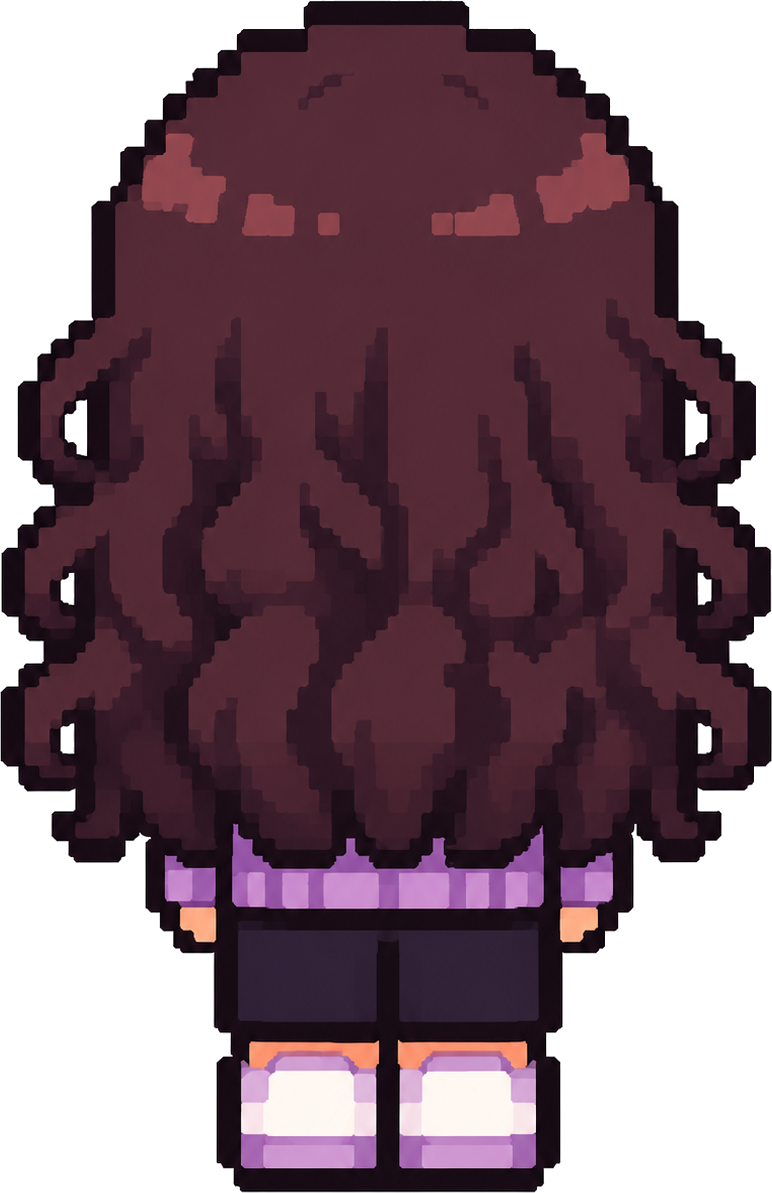
#> input picture assets/auriana/referencias/espalda_alta.png, 772 x 1193 px
$ python crear_espalda.py
#> lines starting #> are read from the running program, lines starting #| are printed output that depends on the picture; after the words box and inside, x2 and y2 are one past the last pixel; in counts of white or black regions, pixels touching at a corner belong together
#> in main, archivo is the input picture: PIL image 772x1193 RGBA; mean R, G, B, A 55.3, 31, 41, 182.6
"""Crea el sprite de Auriana de espaldas y su vista previa.

Requiere Pillow y la imagen referencias/espalda_alta.png.
Ejecutar: python assets/auriana/scripts/crear_espalda.py
"""

from pathlib import Path

from PIL import Image


TAMANO = 64
ALTURA_PERSONAJE = 60
ESCALA_PREVIA = 8


def crear_sprite(origen: Image.Image) -> Image.Image:
    """Reduce la referencia transparente sin suavizar los píxeles."""
    ancho = round(origen.width * ALTURA_PERSONAJE / origen.height)
#> ancho = 39
    espalda = origen.resize((ancho, ALTURA_PERSONAJE), Image.Resampling.NEAREST)
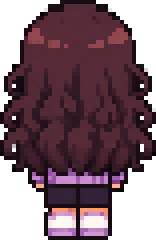
#> espalda: PIL image 39x60 RGBA (shown 4 times larger); mean R, G, B, A 55.8, 31.2, 41.1, 182.3; transparent parts drawn white

    # En el sprite final cada píxel es opaco o transparente, sin halos.
    alfa = espalda.getchannel("A").point(lambda valor: 255 if valor >= 128 else 0)
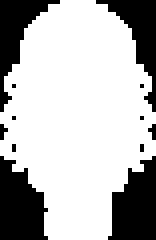
#> alfa: PIL image 39x60 L (shown 4 times larger); 71.5% white; 12 black regions (8 under 20 px), largest, box (x1, y1, x2, y2) and area: (0, 39, 12, 60) 184, (27, 39, 39, 60) 182, (0, 0, 15, 28) 142, (24, 0, 39, 28) 142
    espalda.putalpha(alfa)
    espalda_limpia = Image.new("RGBA", espalda.size, (0, 0, 0, 0))
#> espalda_limpia: PIL image 39x60 RGBA; every value is 0
    espalda_limpia.paste(espalda, (0, 0), alfa)

    imagen = Image.new("RGBA", (TAMANO, TAMANO), (0, 0, 0, 0))
#> imagen: PIL image 64x64 RGBA; every value is 0
    posicion = ((TAMANO - ancho) // 2, (TAMANO - ALTURA_PERSONAJE) // 2)
#> posicion = (12, 2)
    imagen.paste(espalda_limpia, posicion)
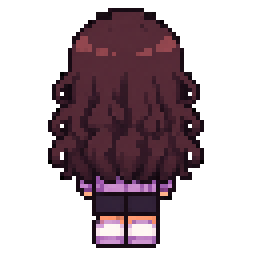
#> imagen: PIL image 64x64 RGBA (shown 4 times larger); mean R, G, B, A 31.8, 17.8, 23.5, 104.1; transparent parts drawn white
    return imagen


def main() -> None:
    carpeta = Path(__file__).resolve().parent.parent
    with Image.open(carpeta / "referencias" / "espalda_alta.png") as archivo:
        imagen = crear_sprite(archivo.convert("RGBA"))

    original = carpeta / "frames" / "reposo" / "espalda" / "frame_000.png"
    previa = carpeta / "vistas_previas" / "reposo" / "espalda" / "frame_000.png"
    original.parent.mkdir(parents=True, exist_ok=True)
    previa.parent.mkdir(parents=True, exist_ok=True)
    imagen.save(original, optimize=True)
    lado_previa = TAMANO * ESCALA_PREVIA
    imagen.resize(
        (lado_previa, lado_previa), Image.Resampling.NEAREST
    ).save(previa, optimize=True)
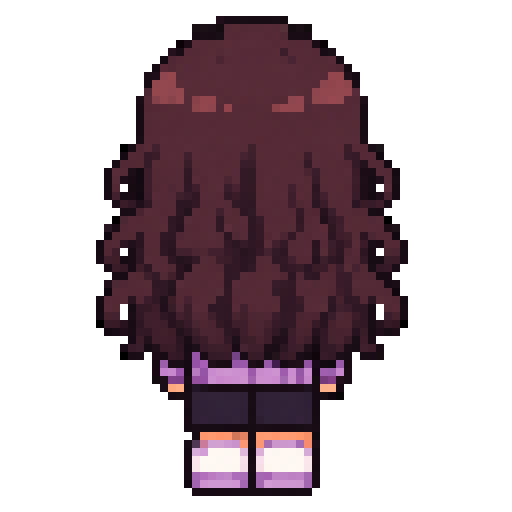
#> saved as frame_000.png: PIL image 512x512 RGBA; mean R, G, B, A 31.8, 17.8, 23.5, 104.1; transparent parts drawn white
    print(f"PNG 64 x 64: {original}")
    print(f"Vista previa {lado_previa} x {lado_previa}: {previa}")


if __name__ == "__main__":
    main()

$ run again, with assets/auriana/referencias/guia_correr_derecha.png copied over assets/auriana/referencias/espalda_alta.png
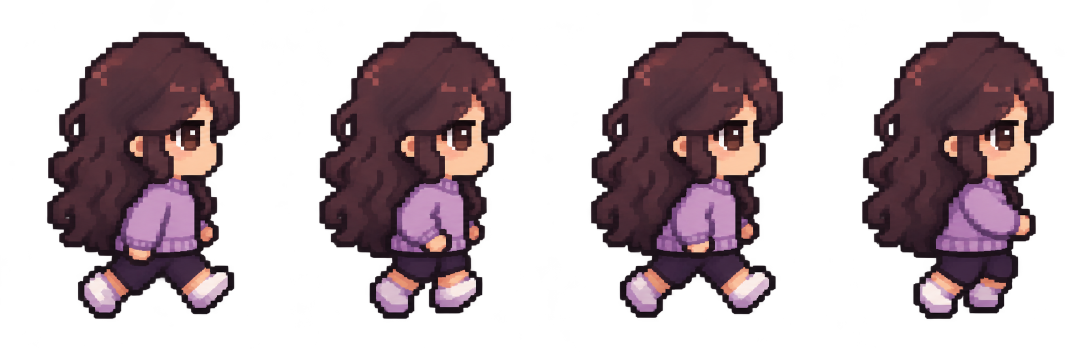
#> input picture assets/auriana/referencias/guia_correr_derecha.png, 2172 x 724 px (shown at 1/2 size)
#> in main, archivo is the input picture: PIL image 2172x724 RGBA; mean R, G, B, A 38.6, 25.4, 29.9, 100.2
#> in crear_sprite, `alfa = espalda.getchannel("A").point(lambda valor: 255 if valor >= 128..`:
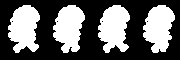
#> alfa: PIL image 180x60 L; 39.9% white; 4 white regions, box (x1, y1, x2, y2) and area: (8, 5, 40, 53) 1094, (98, 5, 130, 53) 1087, (53, 5, 85, 53) 1066, (143, 5, 175, 53) 1063
#> in main, `imagen.resize( (lado_previa, lado_previa), Image.Resampling.NEAREST )...`:
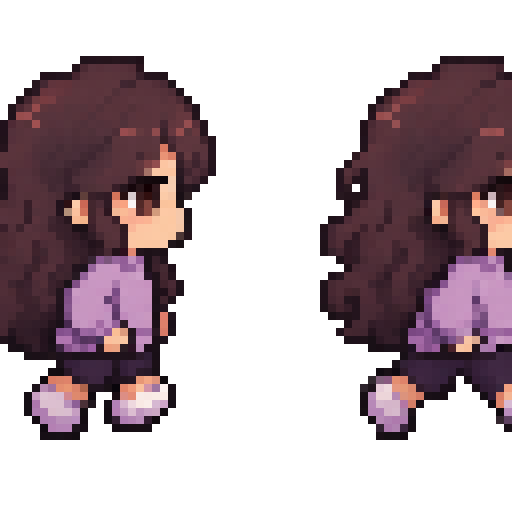
#> saved as frame_000.png: PIL image 512x512 RGBA; mean R, G, B, A 43.7, 28.6, 34, 116; transparent parts drawn white

$ run again, with assets/auriana/referencias/guia_saltar_derecha.png copied over assets/auriana/referencias/espalda_alta.png
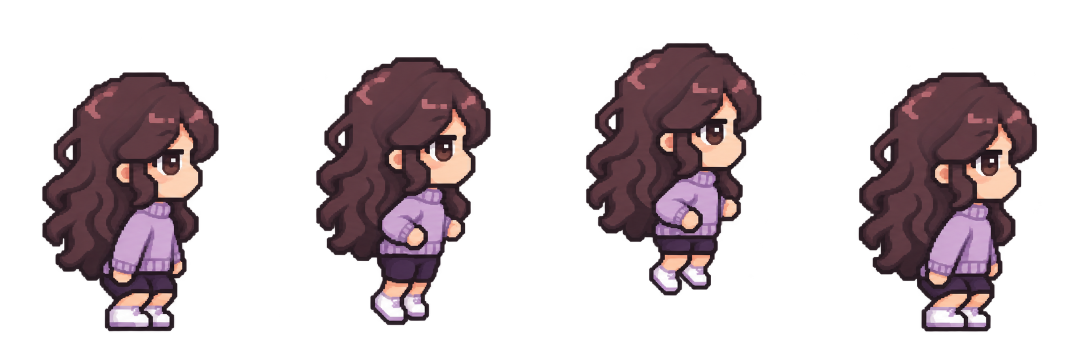
#> input picture assets/auriana/referencias/guia_saltar_derecha.png, 2172 x 724 px (shown at 1/2 size)
#> in main, archivo is the input picture: PIL image 2172x724 RGBA; mean R, G, B, A 33.6, 23.7, 26.7, 78.9
#> in crear_sprite, `alfa = espalda.getchannel("A").point(lambda valor: 255 if valor >= 128..`:
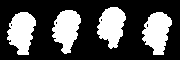
#> alfa: PIL image 180x60 L; 31.2% white; 4 white regions, box (x1, y1, x2, y2) and area: (142, 12, 172, 55) 863, (7, 12, 36, 55) 857, (52, 10, 81, 54) 833, (97, 7, 126, 49) 815
#> in main, `imagen.resize( (lado_previa, lado_previa), Image.Resampling.NEAREST )...`:
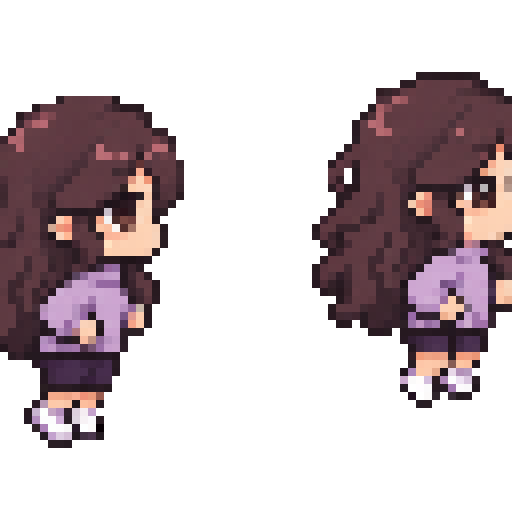
#> saved as frame_000.png: PIL image 512x512 RGBA; mean R, G, B, A 39.8, 28.3, 31.5, 93.6; transparent parts drawn white

$ run again, with assets/auriana/referencias/perfil_derecho_alta.png copied over assets/auriana/referencias/espalda_alta.png
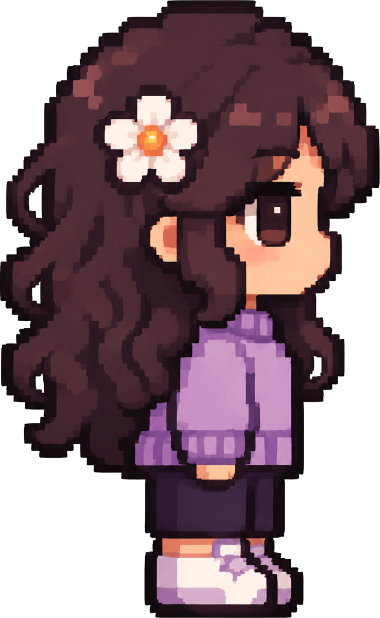
#> input picture assets/auriana/referencias/perfil_derecho_alta.png, 759 x 1236 px (shown at 1/2 size)
#> in main, archivo is the input picture: PIL image 759x1236 RGBA; mean R, G, B, A 65.6, 43.7, 50.8, 175
#> in crear_sprite, `alfa = espalda.getchannel("A").point(lambda valor: 255 if valor >= 128..`:
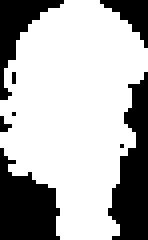
#> alfa: PIL image 37x60 L (shown 4 times larger); 68.9% white; 8 black regions (4 under 20 px), largest, box (x1, y1, x2, y2) and area: (27, 18, 37, 60) 252, (0, 37, 15, 60) 230, (0, 0, 16, 25) 131, (25, 0, 37, 12) 65
#> in main, `imagen.resize( (lado_previa, lado_previa), Image.Resampling.NEAREST )...`:
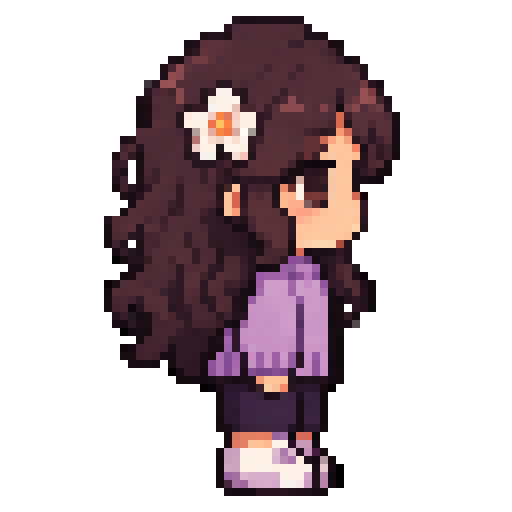
#> saved as frame_000.png: PIL image 512x512 RGBA; mean R, G, B, A 36.1, 24.1, 27.9, 95.3; transparent parts drawn white
